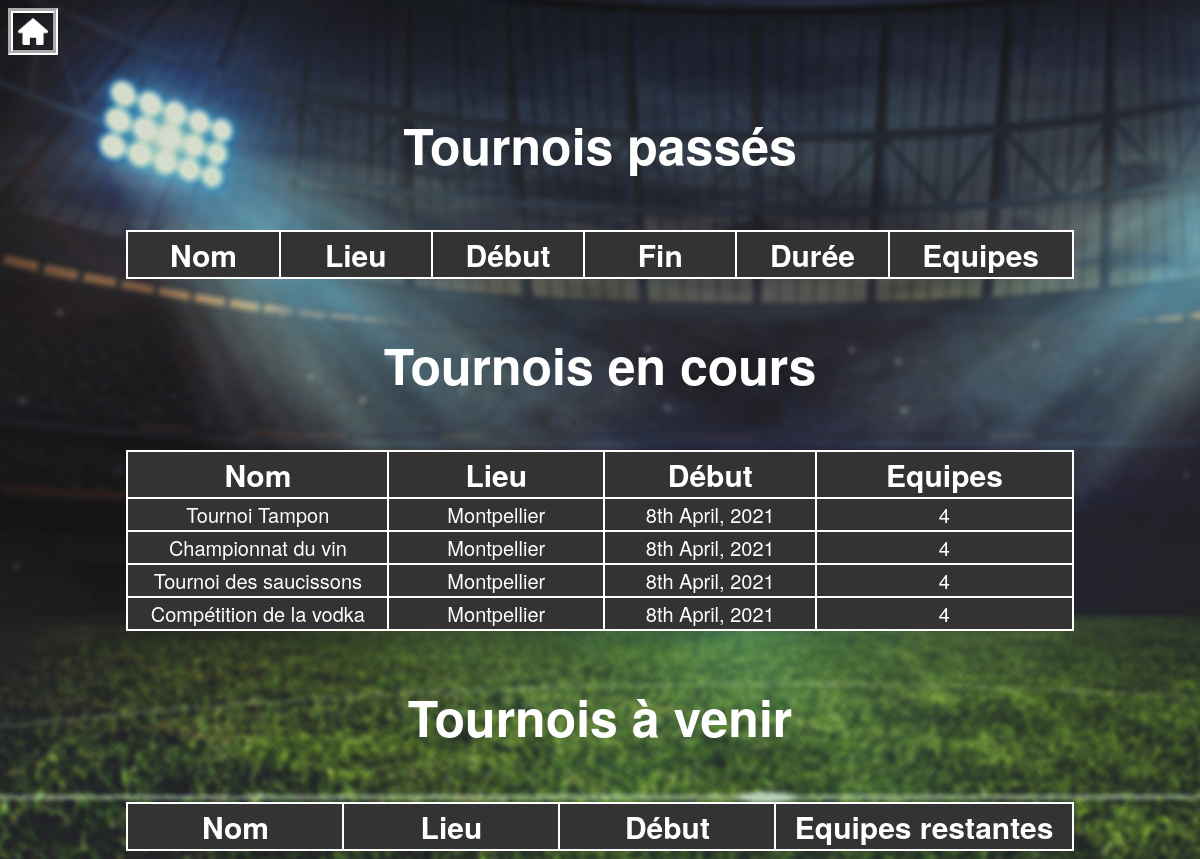
Screenshot of /php/Tournois.php with the database file from the repository.
### tables this page shows
CREATE TABLE IF NOT EXISTS Tournoi
(
	idTournoi INTEGER NOT NULL PRIMARY KEY,
	nom VARCHAR(25) NOT NULL,
	dateDeb DATE NOT NULL,
	duree INTEGER NOT NULL,
	idGestionnaire INTEGER NOT NULL,
	lieu VARCHAR(25) NOT NULL,
	nombreTotalEquipes INTEGER NOT NULL,
	CONSTRAINT FK_Tournoi_Gestionnaire FOREIGN KEY (idGestionnaire) REFERENCES Gestionnaire(idGestionnaire) ON UPDATE CASCADE ON DELETE CASCADE
) DEFAULT CHARSET=utf8;

### BDD/reqTournoi.php (called while the page is built, shortened)
<?php
	include_once('reqGestionnaire.php');
	include_once('../module/Tournoi.php');
	function getTournoi(string $id)
	{
		include('DataBaseLogin.inc.php');
		$connexion = new mysqli($server, $user, $passwd, $db);
		$requete = "SELECT * FROM Tournoi WHERE idTournoi = \"$id\";";
		$res = $connexion->query($requete);
		$objTemp = $res->fetch_object();
		$idTournoi = strval($objTemp->idTournoi);
		$nom = strval($objTemp->nom);
		$dateDeb = strval($objTemp->dateDeb);
		$duree = strval($objTemp->duree);
		$idGestionnaire = strval($objTemp->idGestionnaire);
		$lieu = strval($objTemp->lieu);
		$nombreTotalEquipes = strval($objTemp->nombreTotalEquipes);
		$gest = getGestionnaire($idGestionnaire);
		return new Tournoi($idTournoi, $nom, $dateDeb, $duree, $gest->getIdGestionnaire(), $lieu, $nombreTotalEquipes);
	}
	function getAllTournoi()
	{
		include('DataBaseLogin.inc.php');
		$connexion = new mysqli($server, $user, $passwd, $db);
		$requete = "SELECT * FROM Tournoi;";
		$res = $connexion->query($requete);
		$tabTournois = array();
		while($obj = $res->fetch_object())
		{
			array_push($tabTournois, getTournoi($obj->idTournoi));
		}
		return $tabTournois;
	}
?>

### BDD/reqGestionnaire.php (called while the page is built, shortened)
<?php
	include_once('reqUtilisateur.php');
	include_once('../module/Utilisateur.php');
	include_once('../module/Gestionnaire.php');
	function getGestionnaire(string $id)
	{
		include('DataBaseLogin.inc.php');
		$connexion = new mysqli($server, $user, $passwd, $db);
		$requete = "SELECT * FROM Gestionnaire WHERE idGestionnaire = \"$id\";";
		$res = $connexion->query($requete);
		$objTemp = $res->fetch_object();
		$idGestionnaire = strval($objTemp->idGestionnaire);
		$ut = getUtilisateur($id);
		return new Gestionnaire($ut->getIdUtilisateur(), $ut->getNom(), $ut->getPrenom(), $ut->getEmail(), $ut->getMdp(), $ut->getRole(), $idGestionnaire);
	}
?>

### BDD/reqUtilisateur.php (called while the page is built, shortened)
<?php
	include_once(realpath(dirname(__FILE__)).'/../module/Utilisateur.php');
	function getUtilisateur(string $id)
	{
		include('DataBaseLogin.inc.php');
		$connexion = new mysqli($server, $user, $passwd, $db);
		$requete = "SELECT * FROM Utilisateur WHERE idUtilisateur = \"$id\";";
		$res = $connexion->query($requete);
		$objTemp = $res->fetch_object();
		$idUtilisateur = strval($objTemp->idUtilisateur);
		$nom = strval($objTemp->nom);
		$prenom = strval($objTemp->prenom);
		$email = strval($objTemp->email);
		$motDePasse = strval($objTemp->motDePasse);
		$role = strval($objTemp->role);
		return new Utilisateur($idUtilisateur, $nom, $prenom, $email, $motDePasse, $role);
	}
?>

### module/Utilisateur.php (called while the page is built, shortened)
<?php
	class Utilisateur extends Entite
	{
		private $m_idUtilisateur;
		private $m_nom;
		private $m_prenom;
		private $m_email;
		private $m_motDePasse;
		private $m_role;
		public function __construct(int $idU, string $nom, string $prenom, string $email, string $motDePasse, string $role)
		{
			$this->m_idUtilisateur = $idU;
			$this->m_nom = $nom;
			$this->m_prenom = $prenom;
			$this->m_email = $email;
			$this->m_motDePasse = $motDePasse;
			$this->m_role = $role;
		}
		public function getIdUtilisateur()
		{
			return $this->m_idUtilisateur;
		}
		public function getNom()
		{
			return $this->m_nom;
		}
		public function getPrenom()
		{
			return $this->m_prenom;
		}
		public function getEmail()
		{
			return $this->m_email;
		}
		public function getMdp()
		{
			return $this->m_motDePasse;
		}
		public function getRole()
		{
			return $this->m_role;
		}
	}
?>

### module/Gestionnaire.php (called while the page is built, shortened)
<?php
	include_once('Utilisateur.php');
	class Gestionnaire extends Utilisateur
	{
		private $m_idGestionnaire;
		public function __construct(int $idU, string $nom, string $prenom, string $email, string $motDePasse, string $role, int $idG)
		{
			$this->m_idGestionnaire = $idG;
		}
		public function getIdGestionnaire()
		{
			return $this->m_idGestionnaire;
		}
	}
?>

### module/Tournoi.php (called while the page is built, shortened)
<?php
	include_once('TasMax.php');
	include_once('Gestionnaire.php');
	class Tournoi extends Entite
	{
		private $m_nom;
		private $m_dateDeb;
		private $m_duree;
		private $m_lieu;
		private $m_nombreTotalEquipes;
		public function __construct(int $idT, string $nom, string $dateDeb, string $duree, int $idG, string $lieu, string $nombreTotalEquipes)
		{
			$this->m_nom = $nom;
			$this->m_dateDeb = $dateDeb;
			$this->m_duree = $duree;
			$this->m_lieu = $lieu;
			$this->m_nombreTotalEquipes = $nombreTotalEquipes;
		}
		public function getNom()
		{
			return $this->m_nom;
		}
		public function getDateDeb()
		{
			return $this->m_dateDeb;
		}
		public function getLieu()
		{
			return $this->m_lieu;
		}
		public function getNombreTotalEquipes()
		{
			return $this->m_nombreTotalEquipes;
		}
		public function enCours()
		{
			$dateTournoi = strtotime($this->m_dateDeb);
			$today = strtotime(date("d-m-Y"));
			$ajoutDuree = strtotime($this->m_dateDeb. '+'.$this->m_duree.' days');
			return ($dateTournoi<=$today)&&($ajoutDuree>=$today) ;
		}
	}
?>

### php/Tournois.php (the view, shortened to what this page needs)
<?php
	$tabTournois= getAllTournoi();
?>
<!DOCTYPE html>
<html lang="fr">
	<head>
		<link rel="stylesheet" type="text/css" href=".././css/styleTournois.css" />
	</head>
	<body>
		<div>
			<a href="../index.php">
				<img src="../img/home.png">
			</a>
		</div>
		<div class="cadre">
			<h1>
				<p style="text-align: center;">Tournois passés</p>
			</h1>
			<?php
				echo '<table>
				<tr>
				<th>Nom</th>
				<th>Lieu</th>
				<th>Début</th>
				<th>Fin</th>
				<th>Durée</th>
				<th>Equipes</th>
				</tr>';
				echo'</table>';
			?>
		</div>
		<div class="cadre">
			<h1>
				<p style="text-align: center;">Tournois en cours</p>
			</h1>
			<?php
				echo '<table>
				<tr>
				<th>Nom</th>
				<th>Lieu</th>
				<th>Début</th>
				<th>Equipes</th>
				</tr>';
				for($i=0;$i<sizeof($tabTournois);++$i)
				{
					echo'<tr>';
					if($tabTournois[$i]->enCours())
					{
						echo '<td>'.$tabTournois[$i]->getNom().'</td>';
						echo '<td>'.$tabTournois[$i]->getLieu().'</td>';
						echo '<td>'.date("jS F, Y", strtotime($tabTournois[$i]->getDateDeb())).'</td>';
						echo '<td>'.$tabTournois[$i]->getNombreTotalEquipes().'</td>';
					}
					echo'</tr>';
				}
				echo'</table>';
			?>
		</div>
		<div class="cadre">
			<h1>
				<p style="text-align: center;">Tournois à venir</p>
			</h1>
			<?php
				echo '<table>
				<tr>
				<th>Nom</th>
				<th>Lieu</th>
				<th>Début</th>
				<th>Equipes restantes</th>
				</tr>';
				echo'</table>';
			?>
		</div>
	</body>
</html>

### css/styleTournois.css (style rules this page uses)
* { box-sizing: border-box }
body { background-image:url(../img/back.jpg); background-size:cover; background-attachment:fixed; }
.cadre { margin:auto; width:80%; margin:auto; }
h1 p { text-align:center; color:white; font-family: 'Helvetica Neue', 'Helvetica', 'Arial', sans-serif; font-size:50px; }
table { height:; width:100%; background-color:#333333; }
th { font-family: 'Helvetica Neue', 'Helvetica', 'Arial', sans-serif; font-size:30px; color:white; border:2px solid white ; border-collapse: collapse; width:100px; }
table,td { border:2px solid white ; border-collapse: collapse; font-family: 'Helvetica Neue', 'Helvetica', 'Arial', sans-serif; font-size:20px; color:white; text-align:center; }

### php/Tournois.php (style rules this page uses)
body div img { width:50px; border:5px groove white; padding:5px; }

### rows the page displays
tournoi: nom "Tournoi Tampon", lieu "Montpellier", dateDeb "8th April, 2021", nombreTotalEquipes "4"
tournoi: nom "Championnat du vin", lieu "Montpellier", dateDeb "8th April, 2021", nombreTotalEquipes "4"
tournoi: nom "Tournoi des saucissons", lieu "Montpellier", dateDeb "8th April, 2021", nombreTotalEquipes "4"
tournoi: nom "Compétition de la vodka", lieu "Montpellier", dateDeb "8th April, 2021", idTournoi "4"
